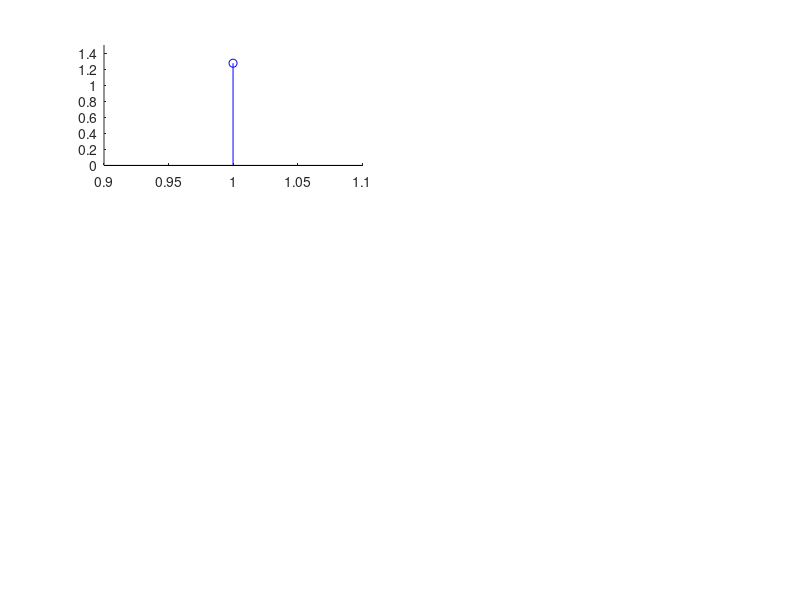

This figure's MATLAB source: (Note: this script raises an error after producing the figure.)
t = (1:0.01:2); 
y = square(2*pi*t);
kappas = [1,3,5,10,50,500];
amplitudes = zeros(1,500);
position = 1;
counter = 0; 
for i = 1:2:1000
    counter = counter + 1; 
    f = (4/pi) * (sin(2*pi*i*t)) / i;
    amplitudes(counter) = max(f);
    for k = 1:1:6
        if kappas(k) == counter
            subplot(3,2,k);
            ylim([0 1.5])
            hold on;
            plot_amps = zeros(1,counter);
            for j = 1:1:counter
                plot_amps(j) = amplitudes(j);
            end
            exes = 1:1:counter;
            stem(exes,plot_amps,'blue');
            title("Approximation with " + num2str(counter) + " sine functions"); 
        end
    end
end